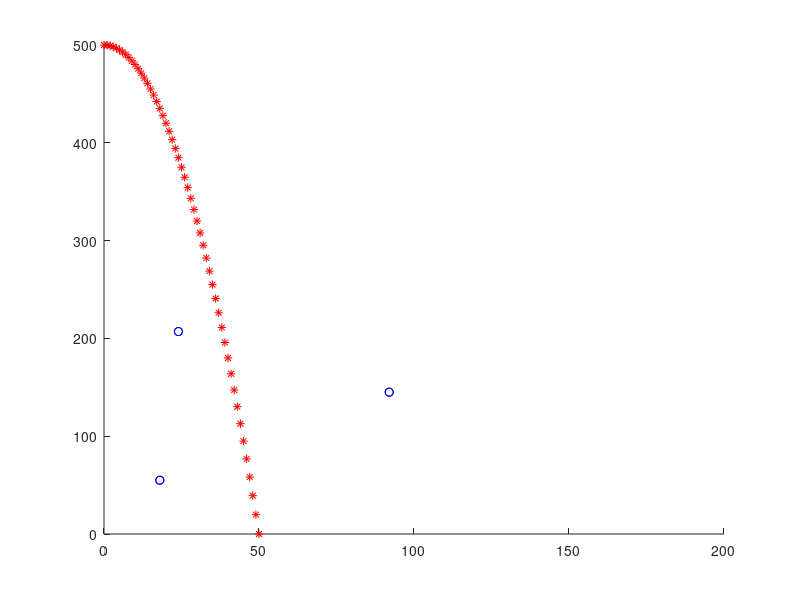

Write the MATLAB code that produced this figure.
% definign the x and y interval, so it always show full range of x and y
% axis in order for the scale to be same later on
xlim([0 200]);
ylim([0 500]);

% finding the coordinates of the tagrets randomly 
target = zeros(3, 2);

for xaxis = 1:3
    randx = randi(150);  % after 50 if higer than 
    for yaxis = 1:3
        randy = randi(300);
        target(xaxis, :) = [randx, randy];
    end
end

% plot the tagets in the same graph
hold on 

plot((target(1,1)), (target(1,2)), 'o', 'MarkerEdgeColor', 'b')
plot((target(2,1)), (target(2,2)), 'o', 'MarkerEdgeColor', 'b')
plot((target(3,1)), (target(3,2)), 'o', 'MarkerEdgeColor', 'b')

hold off 

% prompts the user to enter coeddifcient of x^2 which is used to find
% height in this game defined as 'power' 
disp("Enter power between 1 to 100, 100 being the maxium ")
disp("Be careful as you get closer to  the cliff the sensitivity of the power increases!")
power = input('enter power : ');

% check if the input is numeric and within the allowed limit
while (~isnumeric(power) || power < 1 || power > 100)
    disp("Invalid input. Power must be between 1 and 100.")
    power = input('Enter power between 1 to 100, 100 being the maximum: ');
end

% calculate height at each point along the range
x = 0:1:200;

hold on
xlim([0 200]);
ylim([0 500]);

height = zeros(size(x));

for i = 1:length(x)
    height(i) = -(1/power)*x(i)^2 + 500;
end

hold on

plot((target(1,1)), (target(1,2)), 'o', 'MarkerEdgeColor', 'b')
plot((target(2,1)), (target(2,2)), 'o', 'MarkerEdgeColor', 'b')
plot((target(3,1)), (target(3,2)), 'o', 'MarkerEdgeColor', 'b')

for i = 1:length(x)
    plot(x(i), height(i), '*', 'MarkerEdgeColor', 'r'); 
    drawnow;
end

hold off

% check if any of the targets have been hit
counter = 0;
for i = 1:150
    for j = 1:500
        if any([abs(x(i)-target(1,1))<=3 && abs(height(i)-target(1,2))<=10; 
                abs(x(i)-target(2,1))<=3 && abs(height(i)-target(2,2))<=10; 
                abs(x(i)-target(3,1))<=3 && abs(height(i)-target(3,2))<=10])
            counter = 1;
            break
        end
    end
end
if counter == 1
    disp("win")
else
    disp("lose")
end

% correct the accuracy if win and lose, three chance to draw line, count how many correct, difficult level -
% accuracy changes, you can ask chatgpt to make it function so its cleaner
% and do tetsing on each fucntion 